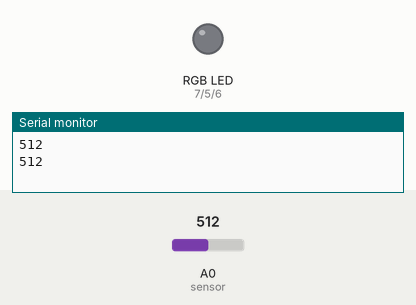
Bench run of a sketch on a simulated Arduino Uno, built with avr-gcc and run on an emulated ATmega328P. On the bench: an RGB LED mixed from three pins (HIGH = lit), the last lines printed to the serial monitor. The inputs (shaded band) are chosen by the test bench; at power-on: A0 (sensor) = 512.

Above: at 0.01 s.
At 1.2 s:
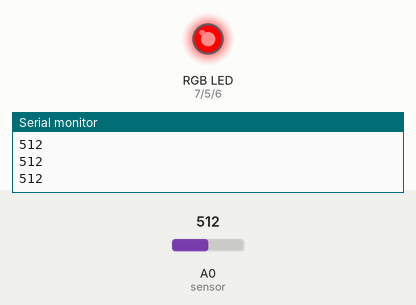
1.3 s: A0 (sensor) set to 1023
At 1.8 s:
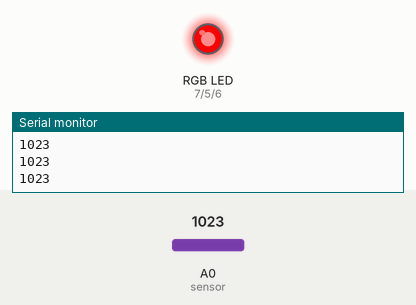
Timing chart, 0 to 4.3 s (numbered marks = the images above; inputs shaded):
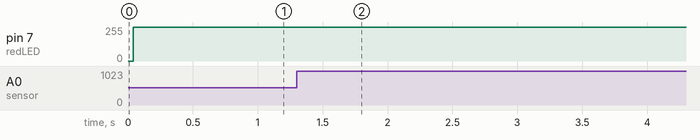

The sketch:

Moisture_sensor_2.ino
```cpp
// C++ code
// MOISTURE SENSOR
int sensor=A0;
int redLED=7,blueLED=6,greenLED=5;
void setup()
{
  Serial.begin(9600);
  pinMode(A0,INPUT);
  pinMode(redLED,OUTPUT);
  pinMode(blueLED,OUTPUT);
  pinMode(greenLED,OUTPUT);
}

void loop()
{
  int force=analogRead(sensor);
  Serial.println(force);
  if(force>=0 && force<150);{
     green();
  }
    if(force>=150 && force<300);{
     yellow();
  }
   if ( force>=300);{
   red();
  }
}
void red(){
  digitalWrite(redLED,HIGH);
  digitalWrite(blueLED,LOW);
  digitalWrite(greenLED,LOW);
}
void yellow(){
  digitalWrite(redLED,HIGH);
  digitalWrite(blueLED,LOW);
  digitalWrite(greenLED,HIGH);
}
void green(){
  digitalWrite(redLED,LOW);
  digitalWrite(blueLED,LOW);
  digitalWrite(greenLED,HIGH);
}
  
```

Measured:
- after the input at 1.3 s, pin 7 (redLED): 254/255 → 255/255 after 0.06 s
